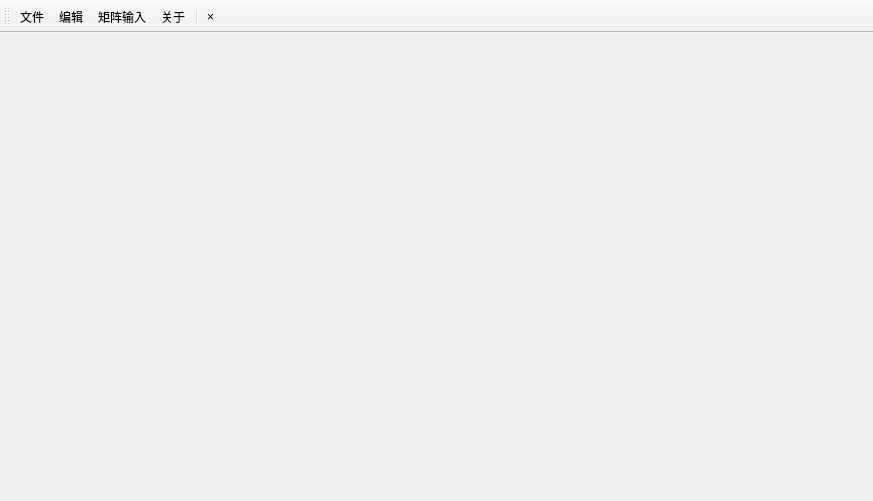
<?xml version="1.0" encoding="UTF-8"?>
<ui version="4.0">
 <class>MainWindow</class>
 <widget class="QMainWindow" name="MainWindow">
  <property name="geometry">
   <rect>
    <x>0</x>
    <y>0</y>
    <width>873</width>
    <height>501</height>
   </rect>
  </property>
  <property name="windowTitle">
   <string>MainWindow</string>
  </property>
  <widget class="QWidget" name="centralwidget">
   <property name="acceptDrops">
    <bool>false</bool>
   </property>
   <layout class="QVBoxLayout" name="verticalLayout">
    <property name="spacing">
     <number>0</number>
    </property>
    <property name="leftMargin">
     <number>0</number>
    </property>
    <property name="topMargin">
     <number>0</number>
    </property>
    <property name="rightMargin">
     <number>0</number>
    </property>
    <property name="bottomMargin">
     <number>0</number>
    </property>
    <item>
     <widget class="QTextEdit" name="textEdit">
      <property name="font">
       <font>
        <pointsize>12</pointsize>
       </font>
      </property>
      <property name="styleSheet">
       <string notr="true">background:transparent;</string>
      </property>
      <property name="lineWrapColumnOrWidth">
       <number>0</number>
      </property>
      <property name="readOnly">
       <bool>false</bool>
      </property>
      <property name="html">
       <string>&lt;!DOCTYPE HTML PUBLIC &quot;-//W3C//DTD HTML 4.0//EN&quot; &quot;http://www.w3.org/TR/REC-html40/strict.dtd&quot;&gt;
&lt;html&gt;&lt;head&gt;&lt;meta name=&quot;qrichtext&quot; content=&quot;1&quot; /&gt;&lt;meta charset=&quot;utf-8&quot; /&gt;&lt;style type=&quot;text/css&quot;&gt;
p, li { white-space: pre-wrap; }
hr { height: 1px; border-width: 0; }
li.unchecked::marker { content: &quot;\2610&quot;; }
li.checked::marker { content: &quot;\2612&quot;; }
&lt;/style&gt;&lt;/head&gt;&lt;body style=&quot; font-family:'Microsoft YaHei UI'; font-size:12pt; font-weight:400; font-style:normal;&quot;&gt;
&lt;p style=&quot;-qt-paragraph-type:empty; margin-top:0px; margin-bottom:0px; margin-left:0px; margin-right:0px; -qt-block-indent:0; text-indent:0px;&quot;&gt;&lt;br /&gt;&lt;/p&gt;&lt;/body&gt;&lt;/html&gt;</string>
      </property>
     </widget>
    </item>
   </layout>
  </widget>
  <widget class="QToolBar" name="toolBar_3">
   <property name="windowTitle">
    <string>toolBar_3</string>
   </property>
   <attribute name="toolBarArea">
    <enum>TopToolBarArea</enum>
   </attribute>
   <attribute name="toolBarBreak">
    <bool>false</bool>
   </attribute>
   <addaction name="actionFile"/>
   <addaction name="actionEdit"/>
   <addaction name="actionjuzhen"/>
   <addaction name="actionAbout"/>
   <addaction name="separator"/>
   <addaction name="actionclose"/>
  </widget>
  <action name="actionFile">
   <property name="text">
    <string>文件</string>
   </property>
   <property name="toolTip">
    <string>File</string>
   </property>
  </action>
  <action name="actionEdit">
   <property name="text">
    <string>编辑</string>
   </property>
   <property name="toolTip">
    <string>Edit</string>
   </property>
  </action>
  <action name="actionAbout">
   <property name="text">
    <string>关于</string>
   </property>
   <property name="toolTip">
    <string>关于</string>
   </property>
  </action>
  <action name="actionjuzhen">
   <property name="text">
    <string>矩阵输入</string>
   </property>
   <property name="toolTip">
    <string>矩阵输入</string>
   </property>
  </action>
  <action name="actionclose">
   <property name="text">
    <string>×</string>
   </property>
   <property name="toolTip">
    <string>关闭</string>
   </property>
  </action>
 </widget>
 <resources/>
 <connections/>
</ui>
